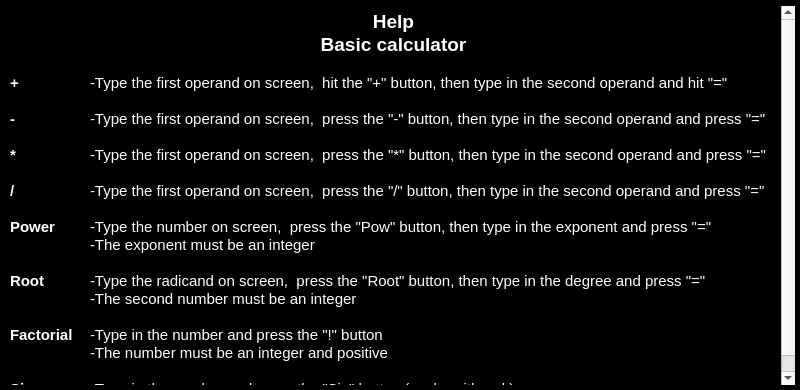
<?xml version="1.0" encoding="UTF-8"?>
<ui version="4.0">
 <class>DialogHelp</class>
 <widget class="QDialog" name="DialogHelp">
  <property name="geometry">
   <rect>
    <x>0</x>
    <y>0</y>
    <width>800</width>
    <height>390</height>
   </rect>
  </property>
  <property name="sizePolicy">
   <sizepolicy hsizetype="Fixed" vsizetype="Fixed">
    <horstretch>0</horstretch>
    <verstretch>0</verstretch>
   </sizepolicy>
  </property>
  <property name="minimumSize">
   <size>
    <width>800</width>
    <height>390</height>
   </size>
  </property>
  <property name="maximumSize">
   <size>
    <width>800</width>
    <height>390</height>
   </size>
  </property>
  <property name="windowTitle">
   <string>Dialog</string>
  </property>
  <property name="styleSheet">
   <string notr="true">QDialog{
background-color:black;
}</string>
  </property>
  <widget class="QTextBrowser" name="textBrowser">
   <property name="geometry">
    <rect>
     <x>0</x>
     <y>0</y>
     <width>801</width>
     <height>391</height>
    </rect>
   </property>
   <property name="minimumSize">
    <size>
     <width>801</width>
     <height>391</height>
    </size>
   </property>
   <property name="maximumSize">
    <size>
     <width>801</width>
     <height>391</height>
    </size>
   </property>
   <property name="styleSheet">
    <string notr="true">QTextBrowser{
background-color:black;
color:white;
padding: 5px;
}</string>
   </property>
   <property name="html">
    <string>&lt;!DOCTYPE HTML PUBLIC &quot;-//W3C//DTD HTML 4.0//EN&quot; &quot;http://www.w3.org/TR/REC-html40/strict.dtd&quot;&gt;
&lt;html&gt;&lt;head&gt;&lt;meta name=&quot;qrichtext&quot; content=&quot;1&quot; /&gt;&lt;style type=&quot;text/css&quot;&gt;
p, li { white-space: pre-wrap; }
&lt;/style&gt;&lt;/head&gt;&lt;body style=&quot; font-family:'Ubuntu'; font-size:11pt; font-weight:400; font-style:normal;&quot;&gt;
&lt;p align=&quot;center&quot; style=&quot; margin-top:0px; margin-bottom:0px; margin-left:0px; margin-right:0px; -qt-block-indent:0; text-indent:0px;&quot;&gt;&lt;span style=&quot; font-size:14pt; font-weight:600;&quot;&gt;Help&lt;/span&gt;&lt;/p&gt;
&lt;p align=&quot;center&quot; style=&quot; margin-top:0px; margin-bottom:0px; margin-left:0px; margin-right:0px; -qt-block-indent:0; text-indent:0px;&quot;&gt;&lt;span style=&quot; font-size:14pt; font-weight:600;&quot;&gt;Basic calculator&lt;/span&gt;&lt;/p&gt;
&lt;p style=&quot;-qt-paragraph-type:empty; margin-top:0px; margin-bottom:0px; margin-left:0px; margin-right:0px; -qt-block-indent:0; text-indent:0px;&quot;&gt;&lt;br /&gt;&lt;/p&gt;
&lt;p style=&quot; margin-top:0px; margin-bottom:0px; margin-left:0px; margin-right:0px; -qt-block-indent:0; text-indent:0px;&quot;&gt;&lt;span style=&quot; font-weight:600;&quot;&gt;+&lt;/span&gt;	-Type the first operand on screen,  hit the &amp;quot;+&amp;quot; button, then type in the second operand and hit &amp;quot;=&amp;quot;&lt;/p&gt;
&lt;p style=&quot;-qt-paragraph-type:empty; margin-top:0px; margin-bottom:0px; margin-left:0px; margin-right:0px; -qt-block-indent:0; text-indent:0px;&quot;&gt;&lt;br /&gt;&lt;/p&gt;
&lt;p style=&quot; margin-top:0px; margin-bottom:0px; margin-left:0px; margin-right:0px; -qt-block-indent:0; text-indent:0px;&quot;&gt;&lt;span style=&quot; font-weight:600;&quot;&gt;-&lt;/span&gt;	-Type the first operand on screen,  press the &amp;quot;-&amp;quot; button, then type in the second operand and press &amp;quot;=&amp;quot;&lt;/p&gt;
&lt;p style=&quot;-qt-paragraph-type:empty; margin-top:0px; margin-bottom:0px; margin-left:0px; margin-right:0px; -qt-block-indent:0; text-indent:0px;&quot;&gt;&lt;br /&gt;&lt;/p&gt;
&lt;p style=&quot; margin-top:0px; margin-bottom:0px; margin-left:0px; margin-right:0px; -qt-block-indent:0; text-indent:0px;&quot;&gt;&lt;span style=&quot; font-weight:600;&quot;&gt;*&lt;/span&gt;	-Type the first operand on screen,  press the &amp;quot;*&amp;quot; button, then type in the second operand and press &amp;quot;=&amp;quot;&lt;/p&gt;
&lt;p style=&quot;-qt-paragraph-type:empty; margin-top:0px; margin-bottom:0px; margin-left:0px; margin-right:0px; -qt-block-indent:0; text-indent:0px;&quot;&gt;&lt;br /&gt;&lt;/p&gt;
&lt;p style=&quot; margin-top:0px; margin-bottom:0px; margin-left:0px; margin-right:0px; -qt-block-indent:0; text-indent:0px;&quot;&gt;&lt;span style=&quot; font-weight:600;&quot;&gt;/&lt;/span&gt;	-Type the first operand on screen,  press the &amp;quot;/&amp;quot; button, then type in the second operand and press &amp;quot;=&amp;quot;&lt;/p&gt;
&lt;p style=&quot;-qt-paragraph-type:empty; margin-top:0px; margin-bottom:0px; margin-left:0px; margin-right:0px; -qt-block-indent:0; text-indent:0px;&quot;&gt;&lt;br /&gt;&lt;/p&gt;
&lt;p style=&quot; margin-top:0px; margin-bottom:0px; margin-left:0px; margin-right:0px; -qt-block-indent:0; text-indent:0px;&quot;&gt;&lt;span style=&quot; font-weight:600;&quot;&gt;Power&lt;/span&gt;	-Type the number on screen,  press the &amp;quot;Pow&amp;quot; button, then type in the exponent and press &amp;quot;=&amp;quot;&lt;/p&gt;
&lt;p style=&quot; margin-top:0px; margin-bottom:0px; margin-left:0px; margin-right:0px; -qt-block-indent:0; text-indent:0px;&quot;&gt;	-The exponent must be an integer&lt;/p&gt;
&lt;p style=&quot;-qt-paragraph-type:empty; margin-top:0px; margin-bottom:0px; margin-left:0px; margin-right:0px; -qt-block-indent:0; text-indent:0px;&quot;&gt;&lt;br /&gt;&lt;/p&gt;
&lt;p style=&quot; margin-top:0px; margin-bottom:0px; margin-left:0px; margin-right:0px; -qt-block-indent:0; text-indent:0px;&quot;&gt;&lt;span style=&quot; font-weight:600;&quot;&gt;Root&lt;/span&gt;	-Type the radicand on screen,  press the &amp;quot;Root&amp;quot; button, then type in the degree and press &amp;quot;=&amp;quot;&lt;/p&gt;
&lt;p style=&quot; margin-top:0px; margin-bottom:0px; margin-left:0px; margin-right:0px; -qt-block-indent:0; text-indent:0px;&quot;&gt;	-The second number must be an integer&lt;/p&gt;
&lt;p style=&quot;-qt-paragraph-type:empty; margin-top:0px; margin-bottom:0px; margin-left:0px; margin-right:0px; -qt-block-indent:0; text-indent:0px;&quot;&gt;&lt;br /&gt;&lt;/p&gt;
&lt;p style=&quot; margin-top:0px; margin-bottom:0px; margin-left:0px; margin-right:0px; -qt-block-indent:0; text-indent:0px;&quot;&gt;&lt;span style=&quot; font-weight:600;&quot;&gt;Factorial&lt;/span&gt;	-Type in the number and press the &amp;quot;!&amp;quot; button&lt;/p&gt;
&lt;p style=&quot; margin-top:0px; margin-bottom:0px; margin-left:0px; margin-right:0px; -qt-block-indent:0; text-indent:0px;&quot;&gt;	-The number must be an integer and positive&lt;/p&gt;
&lt;p style=&quot;-qt-paragraph-type:empty; margin-top:0px; margin-bottom:0px; margin-left:0px; margin-right:0px; -qt-block-indent:0; text-indent:0px;&quot;&gt;&lt;br /&gt;&lt;/p&gt;
&lt;p style=&quot; margin-top:0px; margin-bottom:0px; margin-left:0px; margin-right:0px; -qt-block-indent:0; text-indent:0px;&quot;&gt;&lt;span style=&quot; font-weight:600;&quot;&gt;Sin&lt;/span&gt;	-Type in the number and press the &amp;quot;Sin&amp;quot; button (works with rad.)&lt;/p&gt;&lt;/body&gt;&lt;/html&gt;</string>
   </property>
  </widget>
 </widget>
 <resources/>
 <connections/>
</ui>
